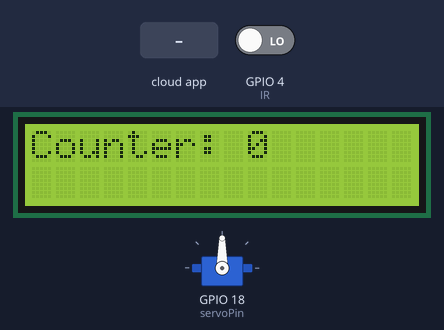
A program run on a simulated ESP32. Parts: servo, 16×2 character LCD. The test bench sets the inputs (shaded band); at power-on: GPIO 4 (IR) LOW. WiFi joins after 1.5 s; servers stay silent unless stated; the Firebase database answers and starts empty; what the program prints to the serial monitor is not drawn.

Above: at 3.4 s.
3.5 s: the phone or cloud app sets doorStatus to 1
At 4.3 s:
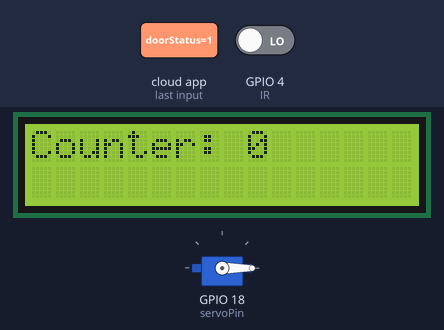
5.0 s: GPIO 4 (IR) driven HIGH
At 6.7 s:
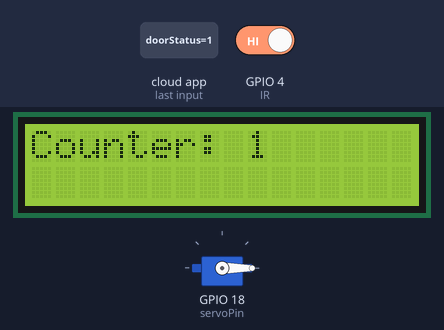
7.0 s: the phone or cloud app sets doorStatus to 0
At 7.8 s:
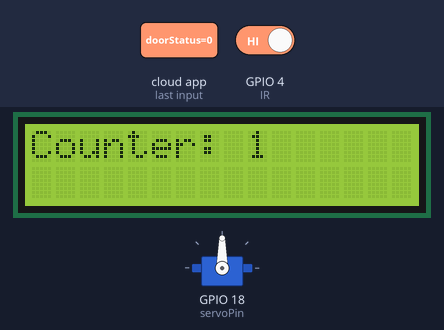
Timing chart, 0 to 10.0 s (numbered marks = the images above; inputs shaded):
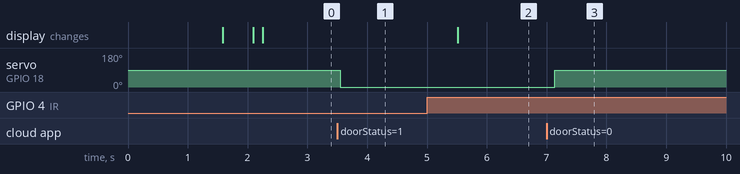

The program:

main.cpp
```cpp
#include <WiFi.h>
#include <LiquidCrystal_I2C.h>
#include <Firebase_ESP_Client.h>
#include <ESP32_Servo.h>
#include <addons/TokenHelper.h>
#include <addons/RTDBHelper.h>
#include <secrets.h>
// -- Pinouts and instances
#define IR 4
#define servoPin 18

Servo myservo;                      // create servo object to control a servo
LiquidCrystal_I2C lcd(0x27, 16, 2); // I2C address 0x27, 16 column and 2 rows

// Define Firebase Data object
FirebaseData fbdo;

FirebaseAuth auth;
FirebaseConfig config;

int val1 = 0;
bool prevVal1 = 0; // Variable to store the previous state of the IR sensor
int counter = 0;

void setup()
{

  Serial.begin(115200);
  myservo.attach(servoPin); // attaches the servo on pin 18 to the servo object

  pinMode(IR, INPUT);
  lcd.init(); // initialize the lcd
  lcd.backlight();

  WiFi.begin(WIFI_SSID, WIFI_PASSWORD);
  Serial.print("Connecting to Wi-Fi");
  lcd.setCursor(0, 0); // Move cursor to (0, 0)
  lcd.print("Connecting .");

  while (WiFi.status() != WL_CONNECTED)
  {
    Serial.print(".");
    delay(300);
  }
  Serial.println();
  Serial.print("Connected with IP: ");
  Serial.println(WiFi.localIP());
  Serial.println();

  // Firbase stuff
  Serial.printf("Firebase Client v%s\n\n", FIREBASE_CLIENT_VERSION);
  /* Assign the api key (required) */
  config.api_key = API_KEY;
  /* Assign the user sign in credentials */
  auth.user.email = USER_EMAIL;
  auth.user.password = USER_PASSWORD;
  /* Assign the RTDB URL (required) */
  config.database_url = DATABASE_URL;
  /* Assign the callback function for the long running token generation task */
  config.token_status_callback = tokenStatusCallback; // see addons/TokenHelper.h
  Firebase.begin(&config, &auth);
  // Comment or pass false value when WiFi reconnection will control by your code or third party library
  Firebase.reconnectWiFi(true);
  Firebase.setDoubleDigits(5);
  // -- end of firebase stuff

  lcd.setCursor(0, 0); // Move cursor to (0, 0)
  lcd.print("Connected");
  delay(500);
  lcd.clear();
  myservo.write(90); // Servo closed at position 90

  Serial.printf("Get int ref... %s\n", Firebase.RTDB.setInt(&fbdo, F("/counter"), 0) ? "ok" : fbdo.errorReason().c_str());
  lcd.clear();
  lcd.setCursor(0, 0);
  lcd.print("Counter: ");
  lcd.print(counter);
}
char buff[255];

bool status = false;
void loop()
{
  // get dooor status
  if (Firebase.ready())
  {
    Serial.printf("Set string... %s\n", Firebase.RTDB.getBool(&fbdo, F("/doorStatus")) ? "ok" : fbdo.errorReason().c_str());
    status = fbdo.to<bool>();
    if (status)
    {
      myservo.write(0); // door opend
      Serial.println("door opened ");
      if (val1 == HIGH && prevVal1 == LOW )
      {
        counter++;

        sprintf(buff, "%d Person(s) Entered  ", counter);

        Serial.printf("Set string... %s\n", Firebase.RTDB.setString(&fbdo, F("/notification"), buff) ? "ok" : fbdo.errorReason().c_str());


        Serial.printf("Get int ref... %s\n", Firebase.RTDB.setInt(&fbdo, F("/counter"), counter) ? "ok" : fbdo.errorReason().c_str());
        memset(buff,0,sizeof(buff));
        lcd.clear();
        lcd.setCursor(0, 0);
        lcd.print("Front Montant");
        lcd.setCursor(0, 1);
        lcd.print("Counter: ");
        lcd.print(counter);
      }

      prevVal1 = val1; // Update the previous state of the IR sensor²
    }
    else
    {
      myservo.write(90); // door closed
      Serial.println("door closed ");
    }

  }
  // detect person intrance
  val1 = digitalRead(IR); // Read the current state of the IR sensor

  // Detect Rising edge


  lcd.clear();
  lcd.setCursor(0, 0);
  lcd.print("Counter: ");
  lcd.print(counter);
}
```

secrets.h
```cpp
#ifndef SECREST
#define SECREST
#define WIFI_SSID "Mokh"
#define WIFI_PASSWORD "*********"
#define API_KEY "***************************************"

/* 3. Define the RTDB URL */
#define DATABASE_URL "*************************************************************************"   //<databaseName>.firebaseio.com or <databaseName>.<region>.firebasedatabase.app

/* 4. Define the user Email and password that alreadey registerd or added in your project */
#define USER_EMAIL "*********************"
#define USER_PASSWORD "*************"
#endif
```

Measured:
- after the input at 3.5 s, servo on GPIO 18 (servoPin): 90° → 0° after 0.05 s
- after the input at 5.0 s, the display: changes after 0.52 s (image 2)
- after the input at 7.0 s, servo on GPIO 18 (servoPin): 0° → 90° after 0.13 s
